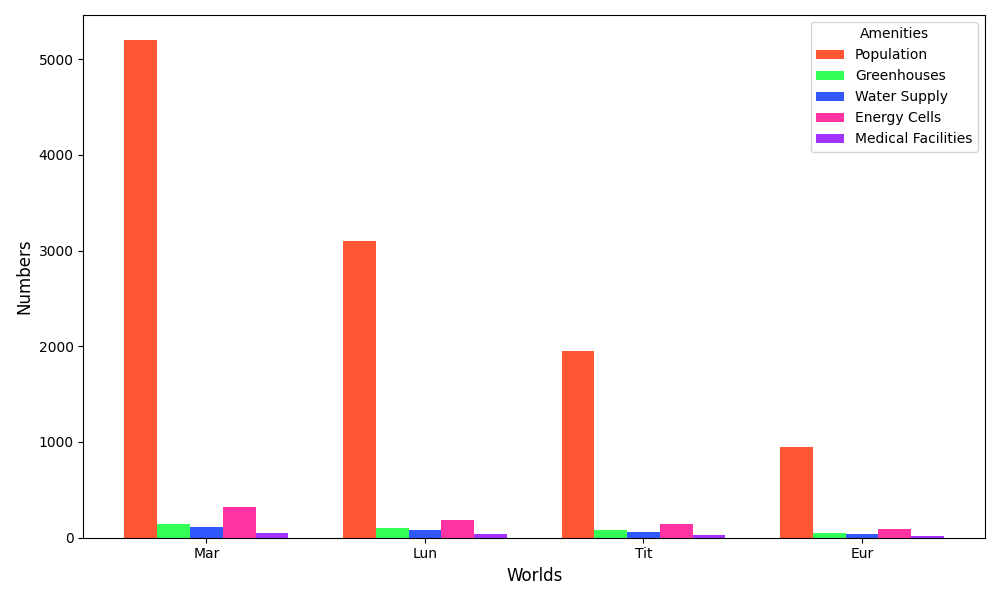

The script that drew this image:
import matplotlib.pyplot as plt
import numpy as np

data = {
    'Mars': {'Population': 5200, 'Greenhouses': 140, 'Water Supply': 110, 'Energy Cells': 320, 'Medical Facilities': 45},
    'Luna': {'Population': 3100, 'Greenhouses': 105, 'Water Supply': 85, 'Energy Cells': 190, 'Medical Facilities': 38},
    'Titan': {'Population': 1950, 'Greenhouses': 85, 'Water Supply': 55, 'Energy Cells': 145, 'Medical Facilities': 25},
    'Europa': {'Population': 950, 'Greenhouses': 45, 'Water Supply': 35, 'Energy Cells': 95, 'Medical Facilities': 18}
}

planets = list(data.keys())
amenities = list(data['Mars'].keys())
totals = np.array([[data[planet][amenity] for amenity in amenities] for planet in planets])

fig, ax = plt.subplots(figsize=(10, 6))

bar_width = 0.15
index = np.arange(len(planets))
# Changed color palette
colors = ['#FF5733', '#33FF57', '#3357FF', '#FF33A1', '#A133FF']

for i, amenity in enumerate(amenities):
    ax.bar(index + i * bar_width, totals[:, i], bar_width, label=amenity, color=colors[i % len(colors)])

ax.set_xlabel("Worlds", fontsize=12)
ax.set_ylabel("Numbers", fontsize=12)
ax.set_xticks(index + bar_width * len(amenities) / 2 - bar_width / 2)
ax.set_xticklabels(["Mar", "Lun", "Tit", "Eur"])
ax.legend(title="Amenities")

plt.tight_layout()
plt.show()
